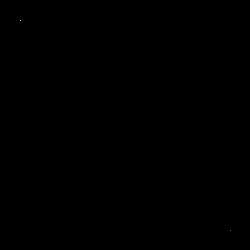
Frame 1 (no input)
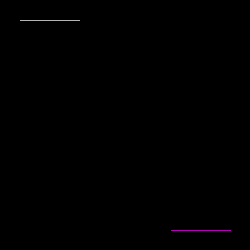
Frame 60 (the mouse pressed at the canvas centre just before this capture)
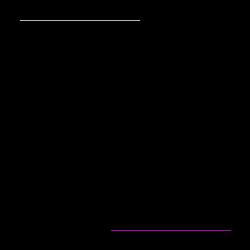
Frame 120 (the mouse held since frame 60 and released just before this capture)

The Processing sketch that drew these frames (run headless with seeded random() and noise(); from frame 60 on, the mouse is pressed at the canvas centre):

// Processing sketch: processing_77812
// ── processing_77812.pde

//Simon L, Tron, CP1 Mods 14-15
int x = 20;
int y = 20;
int direction = RIGHT;
int compx = 230;
int compy = 230;
int compdirection = LEFT;
boolean gameOver = false;
void setup()
{
  size(250, 250);
  background(0);
  textSize(25);
}
void draw()
{
  if (gameOver == true)
  {
    text("GAME OVER", 20, 100);
  }
  else
  {
    human();
    if (gameOver == false)
    {
      computer();
    }
  }
}
void keyPressed()
{
  if (keyCode == RIGHT)
  {
    direction = UP;
  }
  else if (keyCode == UP)
  {
    direction = DOWN;
  }
  else if (keyCode == DOWN)
  {
    direction = RIGHT;
  }
  else if (keyCode == LEFT)
  {
    direction = LEFT;
  }
}
void human()
{
  if (get(x, y) != color(0, 0, 0))
  {
    fill(255, 0, 0);
    text("GAME OVER\nHUMAN LOSE", 20, 100);
    gameOver = true;
  }
  stroke(255);
  point(x, y);
  if (direction == RIGHT)
  {
    x++;
  }
  if (direction == LEFT)
  {
    x--;
  }
  if (direction == UP)
  {
    y--;
  }
  if (direction == DOWN)
  {
    y++;
  }
}
void computer()
{
  if (get(compx, compy) != color(0, 0, 0)) 
  {
    fill(0, 0, 255);
    text("GAME OVER\nCOMPUTER LOSE", 20, 100);
    gameOver = true;
  }
  stroke(255, 0, 255);
  point(compx, compy);
  if (compdirection == RIGHT)
  {
    compx++;
    if (get(compx + 1, compy) != color(0, 0, 0))
    {
      compdirection = DOWN;
    }
  }
  if (compdirection == LEFT)
  {
    compx--;
    if (get(compx - 1, compy) != color(0, 0, 0))
    {
      compdirection = UP;
    }
  }
  if (compdirection == UP)
  {
    compy--;
    if (get(compx, compy - 1) != color(0, 0, 0))
    {
      compdirection = RIGHT;
    }
  }
  if (compdirection == DOWN)
  {
    compy++;
    if (get(compx, compy + 1) != color(0, 0, 0))
    {
      compdirection = LEFT;
    }
  }
}
